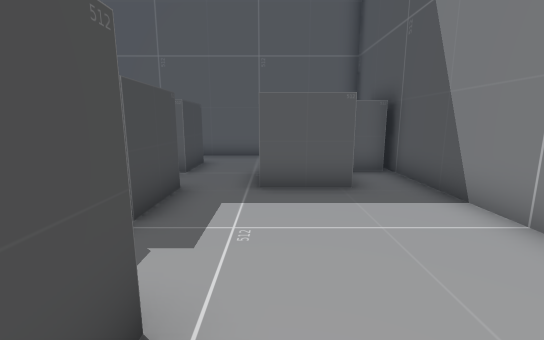
view 1 (above)

16 first-person views from a walk through a Unity game level. The camera is 1.4 m above the floor, tilts 10° down and sees 90° across. The floor is counted in squares, 1 m on a side. Each view is taken from the middle of a square. On the plan, view 1 faces up. The plan holds only what a view shows up to about 13 squares ahead; the rest is blank. The place goes on beyond the plan. The player character is not drawn.

view 2
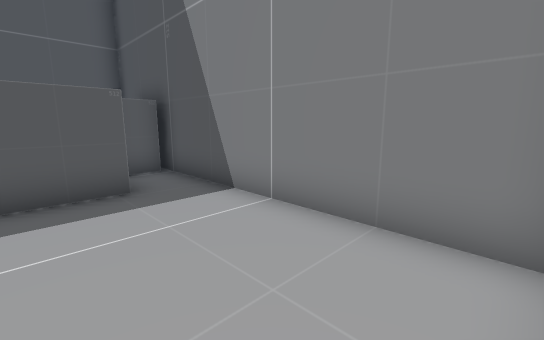

view 3
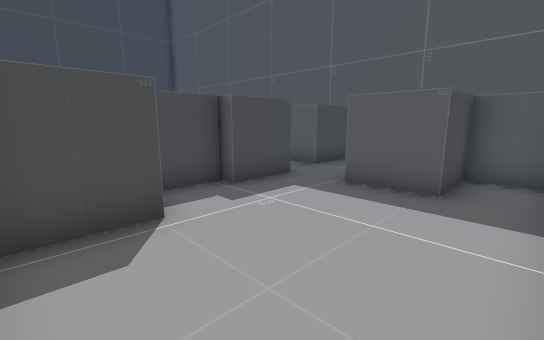

view 4
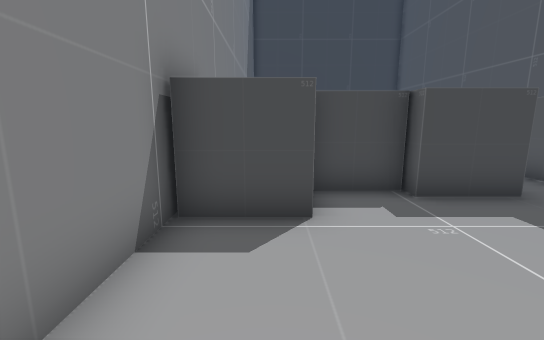

view 5
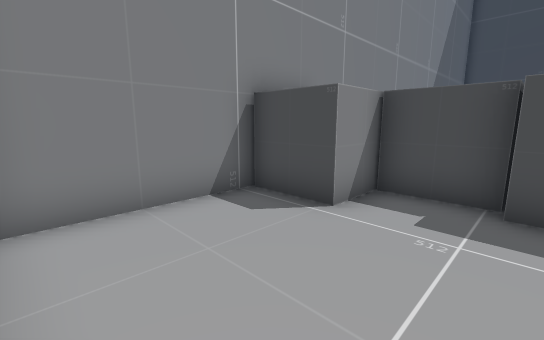

view 6
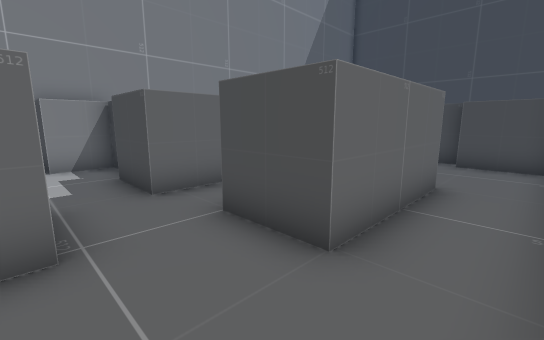

view 7
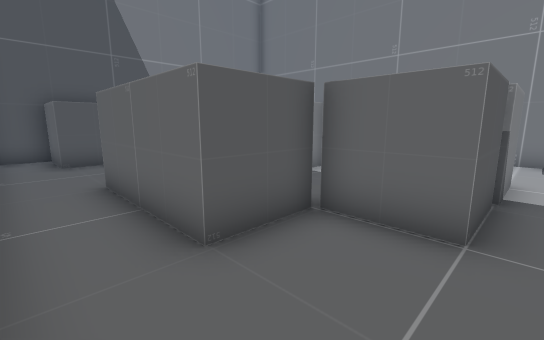

view 8
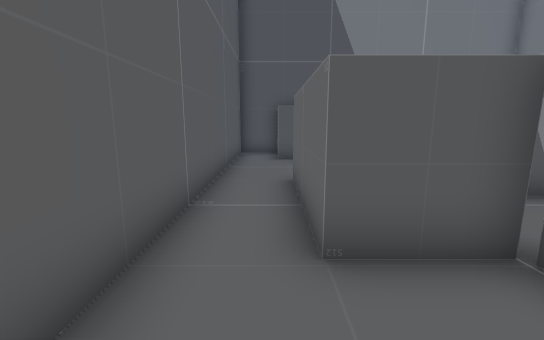

view 9
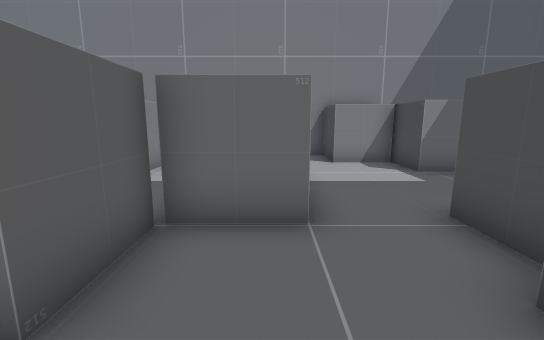

view 10
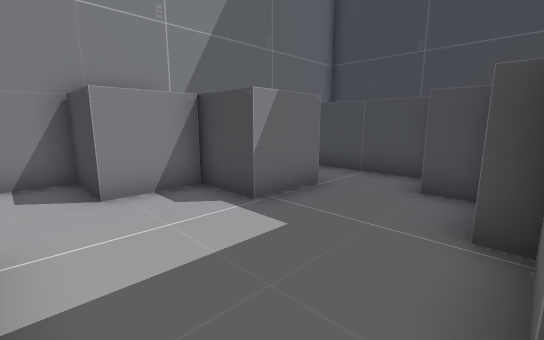

view 11
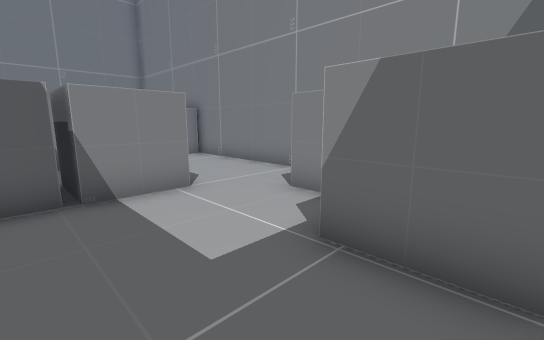

view 12
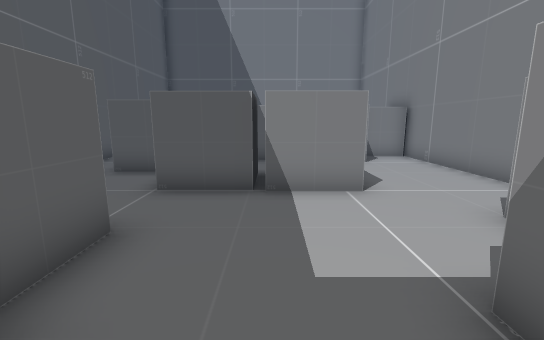

view 13
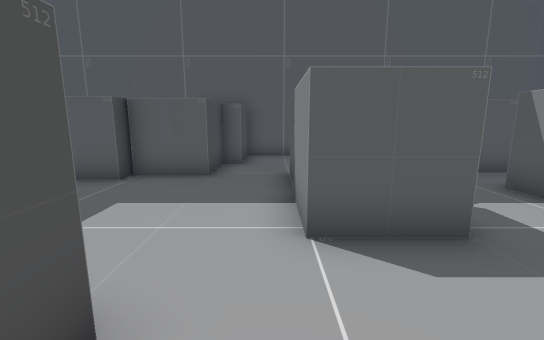

view 14
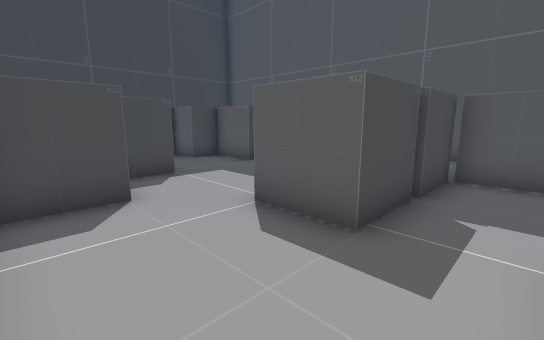

view 15
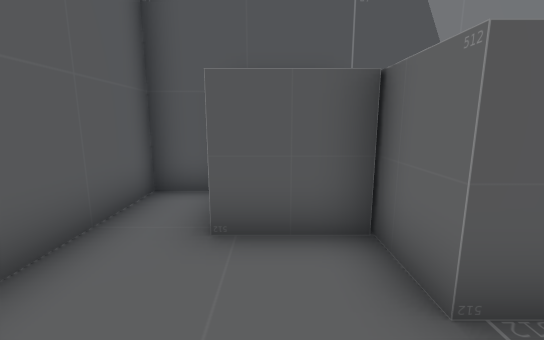

view 16
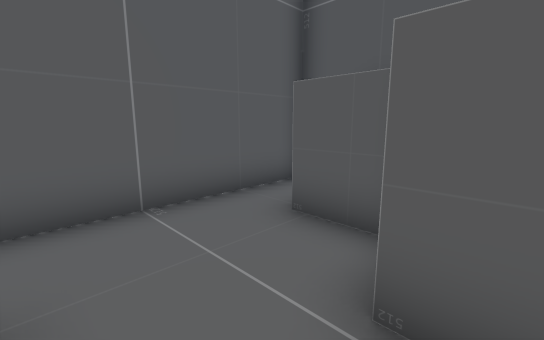

### Floor plan
Ten units are one square. View 1 is at (0, 0); x grows to the right and y downward. Boxes are objects, and circles mark ways between rooms. Rooms are numbered by the first view taken in them; rooms with no view inside come last. Other rooms are left out.
<svg viewBox="-155 -119 195 129">
<path fill="none" stroke="#000" d="M35 1 35 -84M-20 -57 -20 -37 -24 -37 -24 -16 -9 -16 -9 5M-12 5 31 5M32 -78 17 -78 17 -57 -4 -57M-64 -75 -64 -95 -24 -95 -24 -75M-3 -69 -3 -77 12 -77 12 -98 35 -98 35 -114 -101 -114M-86 -74 -66 -74M-101 -111 -101 -91 -107 -91 -107 -71M-86 -54 -86 -74M-66 -51 -66 -31 -86 -31 -86 -51M-107 -71 -127 -71M-127 -65 -148 -65 -148 -54M-40 -36 -40 -58M-44 -16 -44 -32M-142 -34 -122 -34 -122 -16 -101 -16 -101 5 -29 5 -29 -11M-36 -57 -20 -57M-24 -75 -66 -75 -66 -54"/>
<circle cx="-10" cy="-60" r="3" fill="#2a7"/>
<circle cx="-35" cy="-70" r="3" fill="#2a7"/>
<circle cx="-95" cy="-70" r="3" fill="#2a7"/>
<text x="10" y="-30">1</text>
<text x="-40" y="-100">2</text>
<text x="-90" y="-40">3</text>
</svg>
Room 1 opens to room 2. Room 2 opens to room 3.

Where each view was taken, in squares from view 1:
view 1: 0 up, 0 right, facing up
view 2: 0 up, 0 right, facing up-right
view 3: 0 up, 3 right, facing up-left
view 4: 1 up, 3 right, facing left
view 5: 4 up, 3 right, facing down-left
view 6: 11 up, 0 right, facing down-left
view 7: 11 up, 9 left, facing down-right
view 8: 10 up, 9 left, facing right
view 9: 11 up, 8 left, facing down
view 10: 7 up, 9 left, facing down-left
view 11: 6 up, 14 left, facing down-right
view 12: 5 up, 14 left, facing right
view 13: 0 up, 9 left, facing up
view 14: 0 up, 5 left, facing up-left
view 15: 9 up, 2 left, facing right
view 16: 7 up, 2 left, facing up-right
